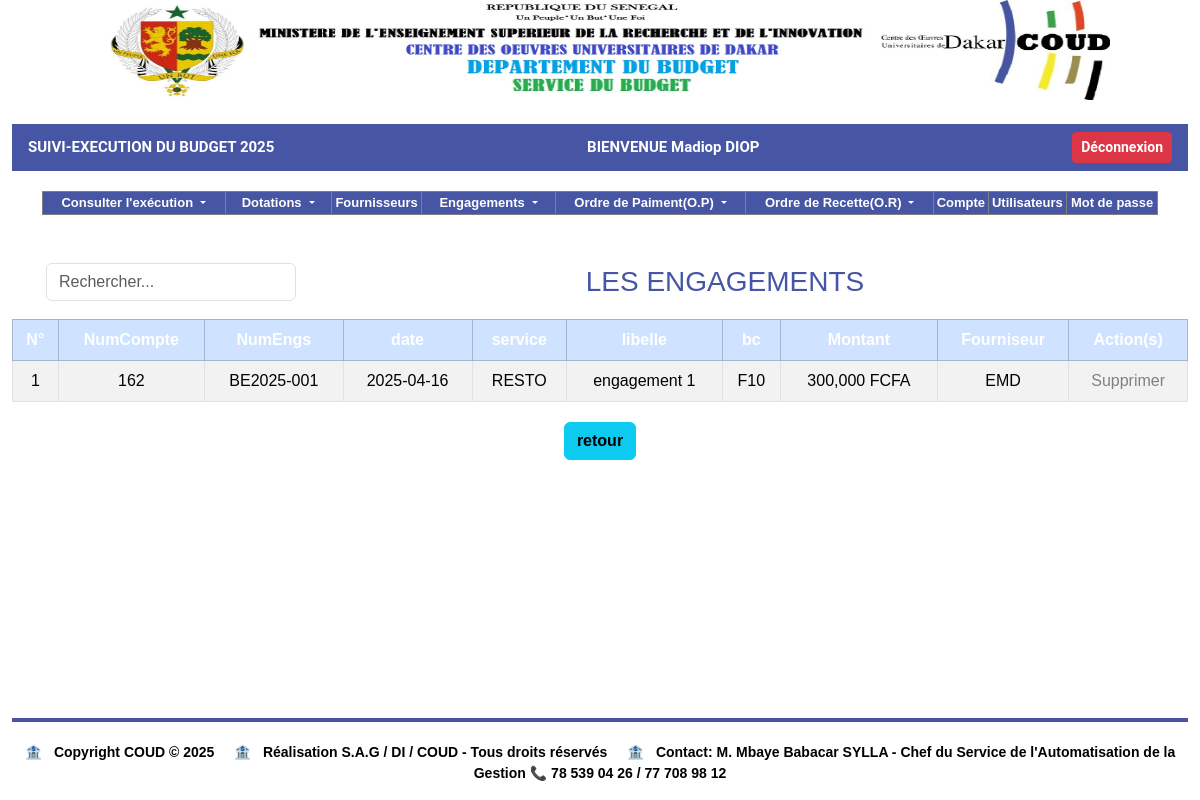
The app's page /profiles/engagements/liste_engs.php (signed in) with its own data.
### tables this page shows
CREATE TABLE `engagements` (
  `idEng` int(11) NOT NULL,
  `dateEng` date DEFAULT NULL,
  `service` varchar(100) DEFAULT NULL,
  `libelle` varchar(255) DEFAULT NULL,
  `bc` varchar(100) DEFAULT NULL,
  `montant` decimal(13,2) DEFAULT NULL,
  `dateSys` datetime DEFAULT current_timestamp(),
  `idFourn` int(11) DEFAULT NULL,
  `idCompte` int(11) DEFAULT NULL
);

CREATE TABLE `compte` (
  `idCompte` int(11) NOT NULL,
  `numCompte` varchar(100) DEFAULT NULL,
  `code` varchar(50) DEFAULT NULL,
  `dateSys` datetime DEFAULT current_timestamp(),
  `libelle` varchar(255) DEFAULT NULL,
  `idCp` int(11) DEFAULT NULL
);

CREATE TABLE `dotations` (
  `idDot` int(11) NOT NULL,
  `date` date DEFAULT NULL,
  `volume` decimal(13,2) DEFAULT NULL,
  `dateSys` datetime DEFAULT current_timestamp(),
  `type` varchar(50) DEFAULT NULL,
  `an` year(4) DEFAULT NULL,
  `idUser` int(11) DEFAULT NULL,
  `idCompte` int(11) DEFAULT NULL
);

CREATE TABLE `fournisseur` (
  `idFourn` int(11) NOT NULL,
  `numFourn` varchar(50) DEFAULT NULL,
  `adresse` varchar(100) DEFAULT NULL,
  `nom` varchar(100) DEFAULT NULL,
  `nature` varchar(100) DEFAULT NULL,
  `dateSys` datetime DEFAULT current_timestamp(),
  `contact` varchar(100) DEFAULT NULL
);

### includes/fonctions.php (called while the page is built, shortened)
<?php
function connexionBD(){
    $connexion = mysqli_connect('localhost','root','', 'budget_db') or die ('Serveur inaccessible. Merci de reessayer plus tard.');
    return $connexion;
}
$connexion = connexionBD();
function getEngs(){
    global $connexion;
    $anneeEnCours = $_SESSION['an'];
    $query = "SELECT c.numCompte,cp.numCp, cp.libelle as libelleCp, c.libelle as libelleC, eng.idEng, eng.dateEng, eng.service, eng.libelle, eng.bc, eng.montant, f.numFourn, d.an
            FROM engagements as eng
            JOIN compte as c ON c.idCompte = eng.idCompte
            JOIN comptep as cp ON c.idCp=cp.idCp
            JOIN dotations as d ON c.idCompte= d.idCompte
            JOIN fournisseur as f ON f.idFourn= eng.idFourn
            WHERE d.an='$anneeEnCours';";
    $result = $connexion->query($query);
    if($result->num_rows > 0){
        return $result->fetch_all(MYSQLI_ASSOC);
    }
    else {
        return [];
    }
}
function isEngagementUsed($idEng){
    global $connexion;
    $query = "SELECT 1 FROM operations WHERE idEng = ?";
    $stmt = $connexion->prepare($query);
    $stmt->bind_param("i", $idEng);
    $stmt->execute();
    $stmt->store_result();
    return $stmt->num_rows > 0;
}
?>

### profiles/engagements/liste_engs.php (the view, shortened to what this page needs)
<?php include '../../includes/fonctions.php';?>
<?php include '../../includes/header.php';?>
<main>
    <div class='container'>
        <?php include '../../shared/menu.php';?>
    </div>
    <div class="d-flex container justify-content-between align-items-center py-2 px-3"
        style="color: #4655a4; font-size: 13px; font-weight: 400;">
        <input type="text" id="searchInput" class="form-control w-25" placeholder="Rechercher..."
            style="max-width: 250px;" onkeyup="filterTable()">
        <h3 class="mb-0 text-center">LES ENGAGEMENTS</h3>
    </div>
    <div class='container-fluid' style="margin-bottom: 20px;">
        <table class="table table-bordered table-striped text-center" style="margin-top: 10px;">
            <thead style="color: white !important;">
                <tr class="table-primary">
                    <th>N°</th>
                    <th>NumCompte</th>
                    <th>NumEngs</th>
                    <th>date</th>
                    <th>service</th>
                    <th>libelle</th>
                    <th>bc</th>
                    <th>Montant</th>
                    <th>Fourniseur</th>
                    <th>Action(s)</th>
                </tr>
            </thead>
            <tbody id="tableBody">
                <?php
                $engs = getEngs();
                $n = 1;
                if (!empty($engs)) :
                    foreach ($engs as $eng) : ?>
                <tr>
                    <td><?= $n; ?></td>
                    <td><?= $eng['numCompte']; ?></td>
                    <td>
                        <?= 'BE'.$eng['an'] . '-' . str_pad($eng['idEng'], 3, '0', STR_PAD_LEFT); ?>
                    </td>
                    <td><?= $eng['dateEng']; ?></td>
                    <td><?= $eng['service']; ?></td>
                    <td><?= $eng['libelle']; ?></td>
                    <td><?= $eng['bc']; ?></td>
                    <td><?= number_format($eng['montant'], 0, ',', ','); ?> FCFA</td>
                    <td><?= $eng['numFourn']; ?></td>
                    <td>
                        <?php if (!isEngagementUsed($eng['idEng'])): ?>
                        <a href="supprimer_engagement.php?id=<?= $eng['idEng'] ?>"
                            onclick="return confirm('Êtes-vous sûr de vouloir supprimer cet engagement ?')">Supprimer</a>
                        <?php else: ?>
                        <span style="color: grey; cursor: not-allowed;"
                            title="Engagement utilisé, suppression désactivée">Supprimer</span>
                        <?php endif; ?>
                    </td>
                </tr>
                <?php
                    $n++;
                    endforeach;
                ?>
                <?php else : ?>
                <tr>
                    <td colspan="10" class="text-danger">Aucun résultat trouvé</td>
                </tr>
                <?php endif; ?>
            </tbody>
        </table>
    </div>
    <div class="container text-center" style="font-size: 15px; font-weight: 400;margin-bottom:20px;">
        <a href="javascript:history.back()" class="btn btn-info text-center"><strong>retour</strong></a>
    </div>
</main>
<?php include '../../includes/footer.php';?>

### assets/css.css (style rules this page uses)
html, body { height: 100%; margin: 0; }

### includes/header.php (style rules this page uses)
html, body { height: 100%; margin: 0; display: flex; flex-direction: column; }
main { flex: 1; font-family: sans-serif; }
thead tr th { color: white !important; }

### records on screen
engagements: idCompte.numCompte "162", dotations.an "2025", idEng "001", dateEng "2025-04-16", service "RESTO", libelle "engagement 1", bc "F10", montant "300,000", idFourn.numFourn "EMD"

### other values on screen
$_SESSION['an'] "2025"
$_SESSION['user'] "Madiop DIOP"
